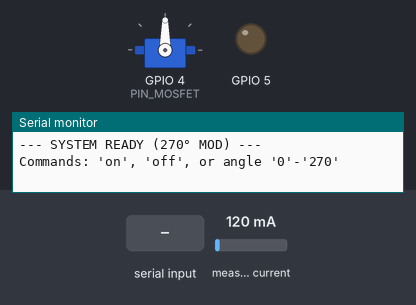
A sketch run on a simulated ESP32-C3. On the bench: servo, output pins drawn as LEDs (lit = HIGH), the last lines printed to the serial monitor. The inputs (shaded band) are chosen by the test bench; at power-on: measured current 120 mA.

Above: at 1.2 s.
1.3 s: "on\n" received over Serial
At 1.8 s:
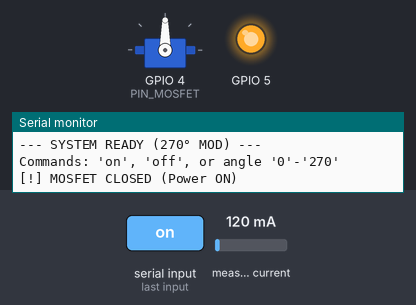
2.8 s: "90,45\n" received over Serial
At 4.0 s:
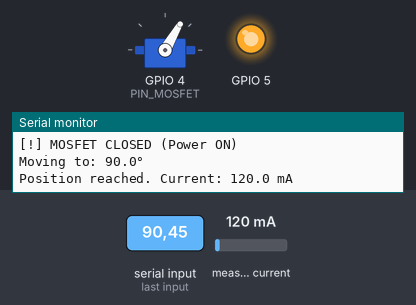
4.3 s: "off\n" received over Serial
At 5.3 s:
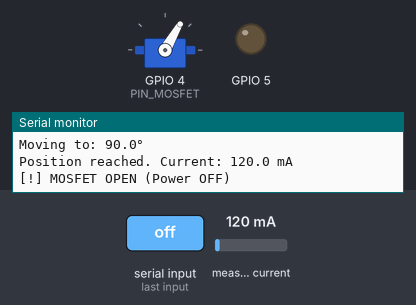
5.8 s: "30,150\n" received over Serial
At 6.5 s:
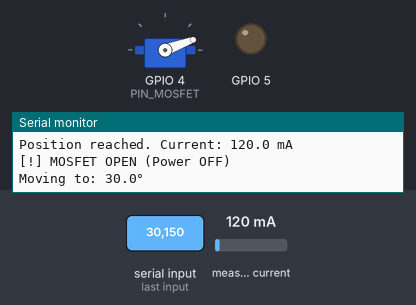
7.3 s: "5\n" received over Serial
At 7.6 s:
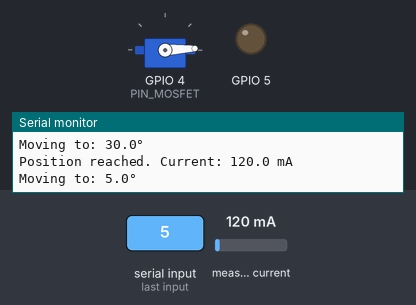
8.8 s: "200\n" received over Serial
At 9.9 s:
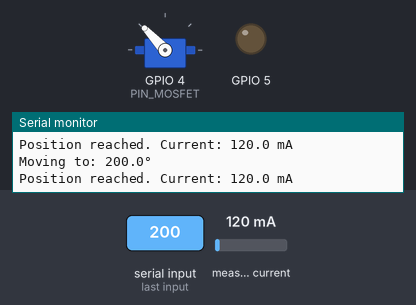
Timing chart, 0 to 11.3 s (numbered marks = the images above; inputs shaded):
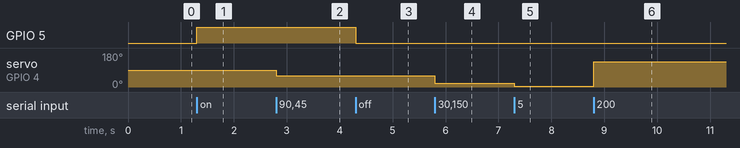

The sketch:

initial-servo-test.ino
```cpp
#include <Arduino.h>
#include <ESP32Servo.h>  // Use the standard ESP32Servo library
#include <Adafruit_INA219.h>

// --- Pin Mapping ---
const int PIN_MOSFET = D3;
const int PIN_SERVO  = D2; // XIAO D2
const int PIN_CSN    = D0; // D0
const int PIN_GDO0   = D1;  // D1
const int PIN_SCK    = D8;
const int PIN_MISO   = D9;
const int PIN_MOSI   = D10;

// Objects
Adafruit_INA219 ina219;
Servo myServo;

void setup() {
    pinMode(PIN_MOSFET, OUTPUT);
    digitalWrite(PIN_MOSFET, LOW);

    Serial.begin(115200);
    while (!Serial) delay(10);


    // 1. Setup Servo for ESP32-C3
    // We allocate a timer explicitly for the C3's LEDC hardware
    ESP32PWM::allocateTimer(0);
    myServo.setPeriodHertz(50); // Standard 50Hz for Servos

    // 270 Degree Mapping: 500us (0°) to 2500us (270°)
    if (!myServo.attach(PIN_SERVO, 500, 2500)) {
        Serial.println("[-] Servo Attach Failed!");
    }

    // 2. Setup INA219
    if (!ina219.begin()) Serial.println("[-] INA219 Fail!");


    Serial.println(F("\n--- SYSTEM READY (270° MOD) ---"));
    Serial.println(F("Commands: 'on', 'off', or angle '0'-'270'"));
}

void loop() {
    if (Serial.available() > 0) {
        String input = Serial.readStringUntil('\n');
        input.trim();

        if (input.equalsIgnoreCase("on")) {
            digitalWrite(PIN_MOSFET, HIGH);
            Serial.println(F("[!] MOSFET CLOSED (Power ON)"));
        }
        else if (input.equalsIgnoreCase("off")) {
            digitalWrite(PIN_MOSFET, LOW);
            Serial.println(F("[!] MOSFET OPEN (Power OFF)"));
        }
        else {
            float targetAngle = input.toFloat();

            // Constrain input to the physical 270 limit
            if (targetAngle >= 0 && targetAngle <= 270) {
                Serial.printf("Moving to: %.1f°\n", targetAngle);

                // The .write() function in ESP32Servo maps 0-180
                // We use map() to translate our 0-270 request to that scale
                int pulseToMove = map(targetAngle, 0, 270, 0, 180);
                myServo.write(pulseToMove);

                // Give it time to move (Blocking simulation)
                delay(1000);

                float ma = ina219.getCurrent_mA();
                Serial.printf("Position reached. Current: %.1f mA\n", ma);
            } else {
                Serial.println("[-] Out of range (0-270 only)");
            }
        }
    }
}
```

Measured:
- after the input at 1.3 s, GPIO 5: LOW → HIGH at once
- after the input at 2.8 s, servo on GPIO 4 (PIN_MOSFET): 90° → 60° at once
- after the input at 4.3 s, GPIO 5: HIGH → LOW at once
- after the input at 5.8 s, servo on GPIO 4 (PIN_MOSFET): 60° → 20° at once
- after the input at 7.3 s, servo on GPIO 4 (PIN_MOSFET): 20° → 3° at once
- after the input at 8.8 s, servo on GPIO 4 (PIN_MOSFET): 3° → 133° at once
